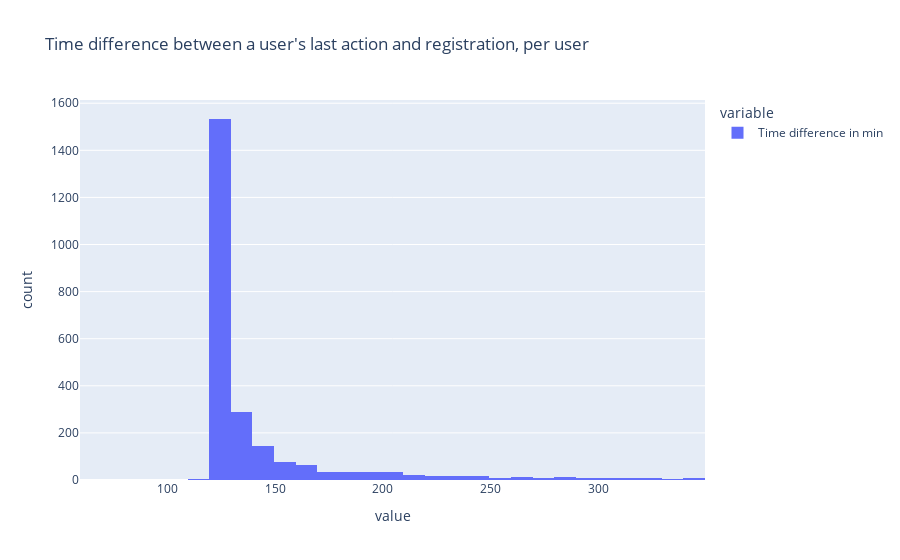

Notebook source saved alongside this figure:
### Markdown cell above
### ------------COMMENT------------ ###

We see that for many users, the total period of activity, from registration to last action, lasts for approximately two hours. Recall though, that less than 2% have recorded an action within the first two hours

Let us take a closer look.

### Code cell
## We now present the histogram of the same data. We use two time limits to focus on the time range we want.

lower_limit = 0

upper_limit = 350


fig2_data = max_active_period_df['max_active_period_per_user']\
    .sort_values().reset_index().drop(columns='index')\
    .query('max_active_period_per_user > {} & max_active_period_per_user < {}'.format(lower_limit, upper_limit))

fig2 = px.histogram(fig2_data
        ,title='Time difference between a user\'s last action and registration, per user'
        ,nbins= int((upper_limit - lower_limit)/10)  )  ## bins are set to 10 minute intervals

series_names = [ "Time difference in min" ]

for idx, name in enumerate(series_names):
    fig2.data[idx].name = name

fig2.show()

fig2.write_image("../presentation/figures/fig2.png")

### Figure 1 — Plotly figure (JSON) as saved in the notebook; plotly's stock layout.template omitted (floating-point values rounded to 4 significant figures; data arrays with more than 128 entries replaced by an {"elided": "..."} marker saying what was removed)
{"data": [{"alignmentgroup": "True", "bingroup": "x", "hovertemplate": "variable=max_active_period_per_user<br>value=%{x}<br>count=%{y}<extra></extra>", "legendgroup": "max_active_period_per_user", "marker": {"color": "#636efa", "pattern": {"shape": ""}}, "name": "Time difference in min", "nbinsx": 35, "offsetgroup": "max_active_period_per_user", "orientation": "v", "showlegend": true, "type": "histogram", "x": {"elided": "2409 int values"}, "xaxis": "x", "yaxis": "y"}], "layout": {"barmode": "relative", "legend": {"title": {"text": "variable"}, "tracegroupgap": 0}, "title": {"text": "Time difference between a user's last action and registration, per user"}, "xaxis": {"anchor": "y", "domain": [0, 1], "title": {"text": "value"}}, "yaxis": {"anchor": "x", "domain": [0, 1], "title": {"text": "count"}}}}
